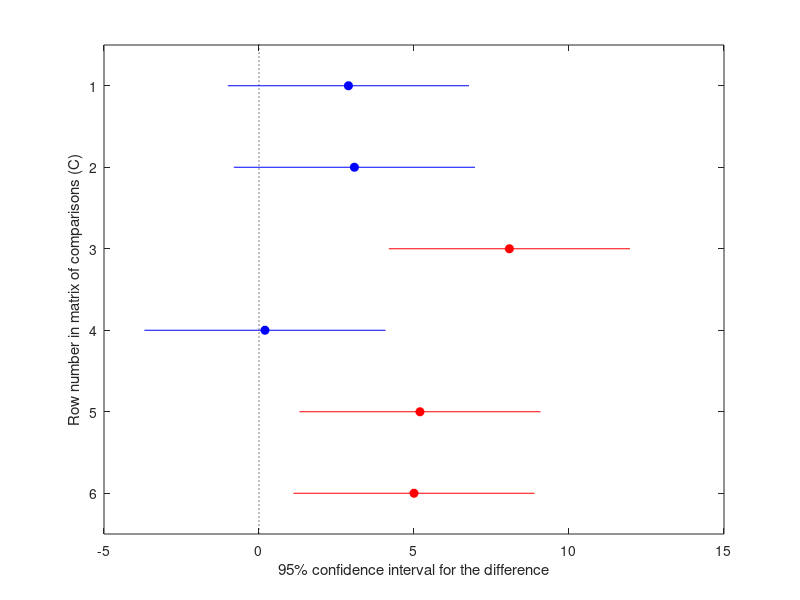
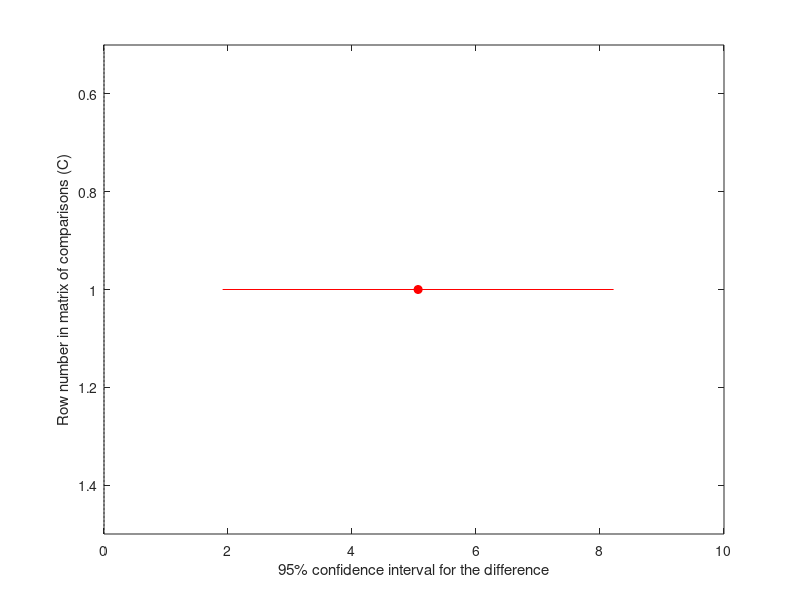

Source code (MATLAB) for these figures, in order: (Note: this script raises an error after producing the figures.)
Effort_Ablation1=[12
19
14
15
21
16
16
16
19
17
15
27
22
25
14
16
27
16
10
18
19
15
22
19
12
12];

Effort_Ablation2=[13
8
5
14
15
12
10
12
16
13
17
17
17
15
20
12
27
13
9
12
18
22
26
13
7
16
];

Effort_Ablation3=[8
10
15
10
16
9
10
21
16
20
16
12
17
10
17
17
22
12
6
15
15
26
26
9
5
14
];

Effort_Ablation4=[1
1
5
9
4
3
5
23
6
4
15
8
14
6
12
14
19
12
4
12
12
15
20
10
2
8
];

Effort_Palpation1=[20
25
17
15
24
18
21
20
17
16
19
24
20
16
24
17
22
13
12
20
21
25
19
5
16
11
];

Effort_Palpation2=[7
6
3
14
16
14
13
16
15
14
12
15
20
17
16
23
11
9
11
14
27
24
-1
9
7
];


ablationVec=[Effort_Ablation1;Effort_Ablation2;Effort_Ablation3;Effort_Ablation4];
ablationCell={Effort_Ablation1,Effort_Ablation2,Effort_Ablation3,Effort_Ablation4};
ablationCategory = [repmat({['Unaided']},length(ablationCell{1}),1);
                    repmat({['Visual']},length(ablationCell{2}),1);
                    repmat({['Haptic VF']},length(ablationCell{3}),1);
                    repmat({['Auto VF']},length(ablationCell{4}),1)];
% figure
% myBoxPlot(ablationCell,ablationCategory)
% title('Perceived User Ablation Effort')
% ylabel('Combined TLX Effort Score')
% prettyFigure

figure
[p,tbl,stats]=anova1(ablationVec,ablationCategory,'off');
c=multcompare(stats,'Alpha',0.05,'CType','tukey-kramer');
pValAblation = c(:,end)


palpationVec=[Effort_Palpation1;Effort_Palpation2];
palpationCell={Effort_Palpation1,Effort_Palpation2};
palpationCategory = [repmat({['Haptic']},length(palpationCell{1}),1);
                    repmat({['Visual']},length(palpationCell{2}),1)];
% figure
% myBoxPlot(palpationCell,palpationCategory)
% title('Perceived User Palpation Effort')
% ylabel('Combined TLX Effort Score')
% prettyFigure

figure
[p,tbl,stats]=anova1(palpationVec,palpationCategory,'off');
c=multcompare(stats,'Alpha',0.05,'CType','tukey-kramer');
pValPalpation = c(:,end)

%%
figure
myBoxPlot(horzcat(ablationCell,palpationCell),vertcat(ablationCategory,palpationCategory))
% [15.5000 2.5160]
% annotation('textbox',[.9 .5 .1 .2],'String','Text outside the axes','EdgeColor','none')
ylabel('Combined TLX Effort Score')
prettyFigure
hold on
y=get(gca,'ylim');
plot([4.5,4.5],y,'k','linewidth',4)
title(['Perceived User Effort' newline])
text(2,30,'Ablation','FontSize',32,'Color','r','FontAngle','oblique')
text(5,30,'Palpation','FontSize',32,'Color','r','FontAngle','oblique')
%  set(title_handle,); %modify the font size of the title
%  set(title_handle); %modify the font size of the title
%  set(title_handle); %modify the font style to forward slanted

%  
% figure
% myBoxPlot(timeCell,expNames)
% title('Experiment Time')
% ylabel('Completion Time (s)')
% prettyFigure